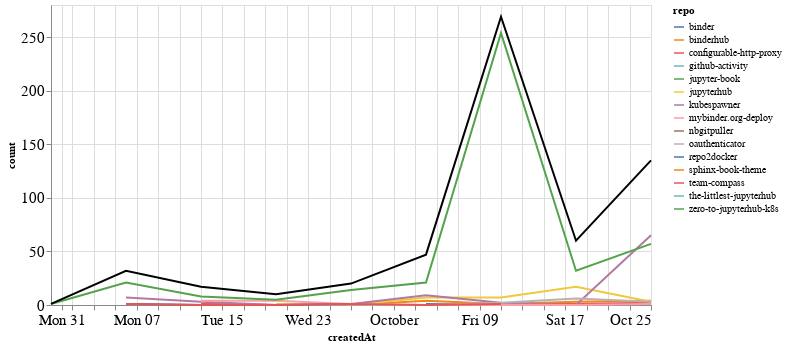

Notebook code for this chart:
### Markdown cell above
## Comments

### Code cell
comments_time = comments.groupby('repo').resample('W', on='createdAt').count()['author'].reset_index()
comments_time = comments_time.rename(columns={'author': 'count'})
comments_time_total = comments_time.groupby('createdAt').agg({"count": "sum"}).reset_index()
ch1 = alt.Chart(comments_time, width=600).mark_line().encode(
    x='createdAt',
    y='count',
    color='repo',
    tooltip="repo"
)

ch2 = alt.Chart(comments_time_total, width=600).mark_line(color="black").encode(
    x='createdAt',
    y='count',
)

ch1 + ch2

### Figure 1 — Vega-Lite specification as saved in the notebook (floating-point values rounded to 4 significant figures)
{"config": {"axisLeft": {"labelFontSize": 15}, "axisBottom": {"labelFontSize": 15}}, "layer": [{"data": {"name": "data-d7f703d89ee08f349a590022a0873e14"}, "mark": "line", "encoding": {"color": {"type": "nominal", "field": "repo"}, "tooltip": {"type": "nominal", "field": "repo"}, "x": {"type": "temporal", "field": "createdAt"}, "y": {"type": "quantitative", "field": "count"}}, "width": 600}, {"data": {"name": "data-1464ed486118e6d5a47a88dead781f81"}, "mark": {"type": "line", "color": "black"}, "encoding": {"x": {"type": "temporal", "field": "createdAt"}, "y": {"type": "quantitative", "field": "count"}}, "width": 600}], "$schema": "https://vega.github.io/schema/vega-lite/v4.8.1.json", "datasets": {"data-d7f703d89ee08f349a590022a0873e14": [{"repo": "binder", "createdAt": "2020-10-04T00:00:00", "count": 1}, {"repo": "binder", "createdAt": "2020-10-11T00:00:00", "count": 1}, {"repo": "binder", "createdAt": "2020-10-18T00:00:00", "count": 1}, {"repo": "binderhub", "createdAt": "2020-09-13T00:00:00", "count": 1}, {"repo": "binderhub", "createdAt": "2020-09-20T00:00:00", "count": 0}, {"repo": "binderhub", "createdAt": "2020-09-27T00:00:00", "count": 0}, {"repo": "binderhub", "createdAt": "2020-10-04T00:00:00", "count": 4}, {"repo": "binderhub", "createdAt": "2020-10-11T00:00:00", "count": 1}, {"repo": "binderhub", "createdAt": "2020-10-18T00:00:00", "count": 3}, {"repo": "binderhub", "createdAt": "2020-10-25T00:00:00", "count": 4}, {"repo": "configurable-http-proxy", "createdAt": "2020-09-13T00:00:00", "count": 1}, {"repo": "configurable-http-proxy", "createdAt": "2020-09-20T00:00:00", "count": 0}, {"repo": "configurable-http-proxy", "createdAt": "2020-09-27T00:00:00", "count": 0}, {"repo": "configurable-http-proxy", "createdAt": "2020-10-04T00:00:00", "count": 0}, {"repo": "configurable-http-proxy", "createdAt": "2020-10-11T00:00:00", "count": 0}, {"repo": "configurable-http-proxy", "createdAt": "2020-10-18T00:00:00", "count": 1}, {"repo": "configurable-http-proxy", "createdAt": "2020-10-25T00:00:00", "count": 2}, {"repo": "github-activity", "createdAt": "2020-10-11T00:00:00", "count": 1}, {"repo": "jupyter-book", "createdAt": "2020-10-04T00:00:00", "count": 2}, {"repo": "jupyterhub", "createdAt": "2020-09-20T00:00:00", "count": 1}, {"repo": "jupyterhub", "createdAt": "2020-09-27T00:00:00", "count": 0}, {"repo": "jupyterhub", "createdAt": "2020-10-04T00:00:00", "count": 7}, {"repo": "jupyterhub", "createdAt": "2020-10-11T00:00:00", "count": 7}, {"repo": "jupyterhub", "createdAt": "2020-10-18T00:00:00", "count": 17}, {"repo": "jupyterhub", "createdAt": "2020-10-25T00:00:00", "count": 3}, {"repo": "kubespawner", "createdAt": "2020-09-06T00:00:00", "count": 7}, {"repo": "kubespawner", "createdAt": "2020-09-13T00:00:00", "count": 3}, {"repo": "kubespawner", "createdAt": "2020-09-20T00:00:00", "count": 0}, {"repo": "kubespawner", "createdAt": "2020-09-27T00:00:00", "count": 1}, {"repo": "kubespawner", "createdAt": "2020-10-04T00:00:00", "count": 9}, {"repo": "kubespawner", "createdAt": "2020-10-11T00:00:00", "count": 2}, {"repo": "kubespawner", "createdAt": "2020-10-18T00:00:00", "count": 0}, {"repo": "kubespawner", "createdAt": "2020-10-25T00:00:00", "count": 65}, {"repo": "mybinder.org-deploy", "createdAt": "2020-09-13T00:00:00", "count": 4}, {"repo": "mybinder.org-deploy", "createdAt": "2020-09-20T00:00:00", "count": 4}, {"repo": "mybinder.org-deploy", "createdAt": "2020-09-27T00:00:00", "count": 1}, {"repo": "mybinder.org-deploy", "createdAt": "2020-10-04T00:00:00", "count": 0}, {"repo": "mybinder.org-deploy", "createdAt": "2020-10-11T00:00:00", "count": 0}, {"repo": "mybinder.org-deploy", "createdAt": "2020-10-18T00:00:00", "count": 0}, {"repo": "mybinder.org-deploy", "createdAt": "2020-10-25T00:00:00", "count": 1}, {"repo": "nbgitpuller", "createdAt": "2020-10-04T00:00:00", "count": 3}, {"repo": "oauthenticator", "createdAt": "2020-09-06T00:00:00", "count": 1}, {"repo": "oauthenticator", "createdAt": "2020-09-13T00:00:00", "count": 0}, {"repo": "oauthenticator", "createdAt": "2020-09-20T00:00:00", "count": 0}, {"repo": "oauthenticator", "createdAt": "2020-09-27T00:00:00", "count": 0}, {"repo": "oauthenticator", "createdAt": "2020-10-04T00:00:00", "count": 0}, {"repo": "oauthenticator", "createdAt": "2020-10-11T00:00:00", "count": 2}, {"repo": "oauthenticator", "createdAt": "2020-10-18T00:00:00", "count": 6}, {"repo": "oauthenticator", "createdAt": "2020-10-25T00:00:00", "count": 3}, {"repo": "repo2docker", "createdAt": "2020-09-06T00:00:00", "count": 1}, {"repo": "repo2docker", "createdAt": "2020-09-13T00:00:00", "count": 0}, {"repo": "repo2docker", "createdAt": "2020-09-20T00:00:00", "count": 0}, {"repo": "repo2docker", "createdAt": "2020-09-27T00:00:00", "count": 1}, {"repo": "sphinx-book-theme", "createdAt": "2020-09-27T00:00:00", "count": 2}, {"repo": "team-compass", "createdAt": "2020-09-06T00:00:00", "count": 1}, {"repo": "team-compass", "createdAt": "2020-09-13T00:00:00", "count": 0}, {"repo": "team-compass", "createdAt": "2020-09-20T00:00:00", "count": 0}, {"repo": "team-compass", "createdAt": "2020-09-27T00:00:00", "count": 1}, {"repo": "team-compass", "createdAt": "2020-10-04T00:00:00", "count": 0}, {"repo": "team-compass", "createdAt": "2020-10-11T00:00:00", "count": 1}, {"repo": "the-littlest-jupyterhub", "createdAt": "2020-09-06T00:00:00", "count": 1}, {"repo": "zero-to-jupyterhub-k8s", "createdAt": "2020-08-30T00:00:00", "count": 1}, {"repo": "zero-to-jupyterhub-k8s", "createdAt": "2020-09-06T00:00:00", "count": 21}, {"repo": "zero-to-jupyterhub-k8s", "createdAt": "2020-09-13T00:00:00", "count": 8}, {"repo": "zero-to-jupyterhub-k8s", "createdAt": "2020-09-20T00:00:00", "count": 5}, {"repo": "zero-to-jupyterhub-k8s", "createdAt": "2020-09-27T00:00:00", "count": 14}, {"repo": "zero-to-jupyterhub-k8s", "createdAt": "2020-10-04T00:00:00", "count": 21}, {"repo": "zero-to-jupyterhub-k8s", "createdAt": "2020-10-11T00:00:00", "count": 254}, {"repo": "zero-to-jupyterhub-k8s", "createdAt": "2020-10-18T00:00:00", "count": 32}, {"repo": "zero-to-jupyterhub-k8s", "createdAt": "2020-10-25T00:00:00", "count": 57}], "data-1464ed486118e6d5a47a88dead781f81": [{"createdAt": "2020-08-30T00:00:00", "count": 1}, {"createdAt": "2020-09-06T00:00:00", "count": 32}, {"createdAt": "2020-09-13T00:00:00", "count": 17}, {"createdAt": "2020-09-20T00:00:00", "count": 10}, {"createdAt": "2020-09-27T00:00:00", "count": 20}, {"createdAt": "2020-10-04T00:00:00", "count": 47}, {"createdAt": "2020-10-11T00:00:00", "count": 269}, {"createdAt": "2020-10-18T00:00:00", "count": 60}, {"createdAt": "2020-10-25T00:00:00", "count": 135}]}}
